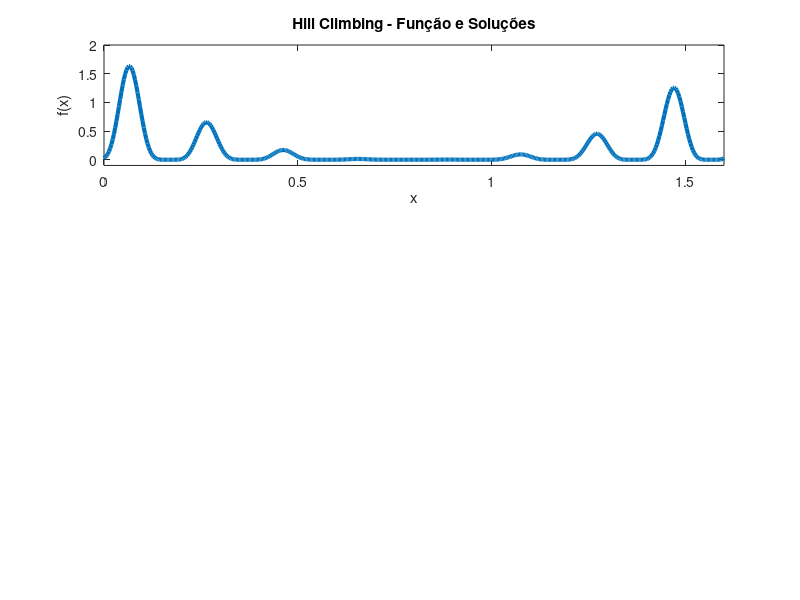

MATLAB code to generate this figure: (Note: this script raises an error after producing the figure.)
clc
clear
close all;

limits = [0, 1.6];
range = limits(2) - limits(1);
set(0, 'defaultlinelinewidth', 3);

% Criar figura única
figure

% Subgráfico 1: Função e Hill Climbing
subplot(3, 1, 1); % Dividindo a figura em 3 linhas e 1 coluna
ezplot('4 * (sin(5 * pi * x + 0.5).^6) .* exp(log2((x - 0.8).^2))', limits)
ylabel('f(x)')
title('Hill Climbing - Função e Soluções')
axis([0, limits(2), -0.1, 2]);
hold on

% Gerar ponto inicial
x_current = limits(1) + rand * range;

% Chama função objeto
F_current = f1(x_current);

% Plot da solução inicial
plot(x_current, F_current, 'or', 'MarkerSize', 6);

% Plot da solução do máximo
plot(0.066, 1.6332, 'ok', 'MarkerSize', 10, 'MarkerFaceColor', 'g');

% Legenda do gráfico
legend('Função f(x)', 'Solução inicial', 'Solução do máximo', 'Location', [0.85, 0.8, 0.2, 0.1]);

xplot(1) = x_current; % Vetor guarda os valores de x
Fplot(1) = F_current; % Vetor guarda os valores de F

% Ciclo de Hill Climbing
it = 1;
num_it = 300;
while it <= num_it
    % Gerar um ponto de teste no espaço todo
    x_teste = limits(1) + rand * range;

    % Chama função objetivo
    F_teste = f1(x_teste);

    % Critério de decisão sobre se aceitamos ou não a solução nova
    if F_teste > F_current
        x_current = x_teste;
        F_current = F_teste;
        % Plot da solução nova
        plot(x_teste, F_teste, 'ok', 'MarkerSize', 6);
    end

    xplot(it) = x_current;
    Fplot(it) = F_current;

    it = it + 1;
end
hold off

% Subgráfico 2: Gráfico do y máximo
subplot(3, 1, 2);
It_plot = 1:1:num_it;
plot(It_plot, Fplot)
title('Gráfico do y máximo')
xlabel('Iterações')
ylabel('F')
axis([0 num_it 0 1.7])

% Subgráfico 3: Gráfico do x máximo
subplot(3, 1, 3);
plot(It_plot, xplot)
title('Gráfico do x máximo')
xlabel('Iterações')
ylabel('x')
axis([0 num_it 0 1.7])

